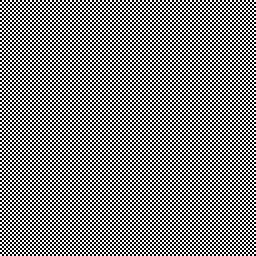
#> input picture assignment3/data/chequerboard.jpg, 256 x 256 px, given in place of uni-bonn.jpg, which was not available
$ python template4.py
#> lines starting #> are read from the running program, lines starting #| are printed output that depends on the picture
"""
Exercise Sheet 2 - Exercise 4
MA-INF 2201 Computer Vision WS26/27
Canny Edge Detector - Template
Python 3.12, OpenCV 5.0.0, NumPy 2.3.3
Image: data/uni-bonn.jpg

Implement the Canny edge detector without using cv2.Canny.
Use cv2.Canny only as a reference for comparison.
"""

from pathlib import Path

import cv2
import matplotlib.pyplot as plt
import numpy as np

ROOT = Path(__file__).resolve().parent
DATA = ROOT / "data"
OUTPUT = ROOT / "results" / "exercise4"
LOW_THRESHOLD = 50
HIGH_THRESHOLD = 100


def load_grayscale(filename):
    image = cv2.imread(str(DATA / filename), cv2.IMREAD_GRAYSCALE)
    if image is None:
        raise FileNotFoundError(f"Missing input image: {DATA / filename}")
    return image


def convolve2d_same(image, kernel, pad_mode="reflect"):
    kh, kw = kernel.shape
    pad_h, pad_w = kh // 2, kw // 2
    padded = np.pad(image.astype(np.float64), ((pad_h, pad_h), (pad_w, pad_w)), mode=pad_mode)
    h, w = image.shape
    out = np.zeros((h, w), dtype=np.float64)
    for i in range(h):
        for j in range(w):
            region = padded[i:i + kh, j:j + kw]
            out[i, j] = np.sum(region * kernel)
    return out

def gaussian_smoothing(image, size=5, sigma=1.0):
    """Apply Gaussian smoothing without using cv2.GaussianBlur."""
    half = size // 2
    ax = np.arange(-half, half + 1, dtype=np.float64)
    xx, yy = np.meshgrid(ax, ax)
    kernel = np.exp(-(xx**2 + yy**2) / (2 * sigma**2))
    kernel /= kernel.sum()
    smoothed = convolve2d_same(image, kernel, pad_mode="reflect")
    return np.clip(smoothed, 0, 255).astype(np.uint8)


def sobel_gradients(image):
    """Compute horizontal and vertical image gradients."""
    sobel_x = np.array([[-1, 0, 1], [-2, 0, 2], [-1, 0, 1]], dtype=np.float64)
    sobel_y = np.array([[-1, -2, -1], [0, 0, 0], [1, 2, 1]], dtype=np.float64)
    dx = convolve2d_same(image, sobel_x, pad_mode="reflect")
    dy = convolve2d_same(image, sobel_y, pad_mode="reflect")
    return dx, dy


def non_maximum_suppression(magnitude, dx, dy):
    """Thin magnitude ridges along the gradient direction."""
    h, w = magnitude.shape
    angle = np.degrees(np.arctan2(dy, dx)) % 180
    thin = np.zeros((h, w), dtype=np.float64)

    for i in range(1, h - 1):
        for j in range(1, w - 1):
            a = angle[i, j]
            if a < 22.5 or a >= 157.5:
                n1, n2 = magnitude[i, j - 1], magnitude[i, j + 1]            # 0 deg
            elif a < 67.5:
                n1, n2 = magnitude[i - 1, j - 1], magnitude[i + 1, j + 1]    # 45 deg
            elif a < 112.5:
                n1, n2 = magnitude[i - 1, j], magnitude[i + 1, j]            # 90 deg
            else:
                n1, n2 = magnitude[i - 1, j + 1], magnitude[i + 1, j - 1]    # 135 deg

            if magnitude[i, j] >= n1 and magnitude[i, j] >= n2:
                thin[i, j] = magnitude[i, j]
    return thin


def hysteresis(thin, low=LOW_THRESHOLD, high=HIGH_THRESHOLD):
    """Keep weak edges only if 8-connected to a strong edge."""
    h, w = thin.shape
    strong = thin >= high
    weak = (thin >= low) & (thin < high)

    result = np.zeros((h, w), dtype=np.uint8)
    visited = np.zeros((h, w), dtype=bool)
    stack = list(zip(*np.nonzero(strong)))
    for i, j in stack:
        result[i, j] = 255
        visited[i, j] = True

    offsets = [(-1, -1), (-1, 0), (-1, 1), (0, -1), (0, 1), (1, -1), (1, 0), (1, 1)]
    while stack:
        i, j = stack.pop()
        for di, dj in offsets:
            ni, nj = i + di, j + dj
            if 0 <= ni < h and 0 <= nj < w and not visited[ni, nj] and weak[ni, nj]:
                result[ni, nj] = 255
                visited[ni, nj] = True
                stack.append((ni, nj))
    return result


def my_canny(image, low=LOW_THRESHOLD, high=HIGH_THRESHOLD):
    """Compute Sobel gradients, gradient magnitude, NMS, and hysteresis."""
    smoothed = gaussian_smoothing(image, size=5, sigma=1.0)
    dx, dy = sobel_gradients(smoothed)
    magnitude = np.sqrt(dx**2 + dy**2)
    thin = non_maximum_suppression(magnitude, dx, dy)
    return hysteresis(thin, low=low, high=high)


def compute_metrics(custom, reference):
    """Compute F1-score and MAD between two binary edge maps."""
    custom_bin = (custom > 0).astype(np.uint8)
    reference_bin = (reference > 0).astype(np.uint8)

    mad = np.mean(np.abs(custom_bin.astype(np.float64) - reference_bin.astype(np.float64)))

    tp = np.sum((custom_bin == 1) & (reference_bin == 1))
    fp = np.sum((custom_bin == 1) & (reference_bin == 0))
    fn = np.sum((custom_bin == 0) & (reference_bin == 1))

    precision = tp / (tp + fp) if (tp + fp) > 0 else 0.0
    recall = tp / (tp + fn) if (tp + fn) > 0 else 0.0
    f1 = 2 * precision * recall / (precision + recall) if (precision + recall) > 0 else 0.0
    return f1, mad


def main():
    OUTPUT.mkdir(parents=True, exist_ok=True)
    image = load_grayscale("uni-bonn.jpg")
#> in load_grayscale, image is the input picture: shape (256, 256); min 0, max 255, mean 127.5

    smoothed = gaussian_smoothing(image, size=5, sigma=1.0)
#> in convolve2d_same, `padded = np.pad(image.astype(np.float64), ((pad_h, pad_h), (pad_w, pad..`:
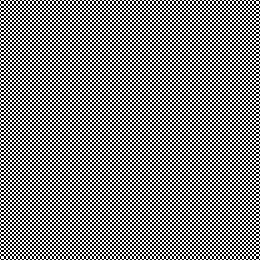
#> padded: shape (260, 260) float64; min 0, max 255, mean 127.5

    custom_edges = my_canny(smoothed, low=LOW_THRESHOLD, high=HIGH_THRESHOLD)
#> call 2 of convolve2d_same, with kernel = array of shape (5, 5), pad_mode = 'reflect'
#> in convolve2d_same (call 2), `padded = np.pad(image.astype(np.float64), ((pad_h, pad_h), (pad_w, pad..`:
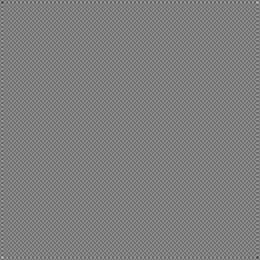
#> padded: shape (260, 260) float64; min 49, max 205, mean 127
#> call 3 of convolve2d_same, with kernel = array of shape (3, 3), pad_mode = 'reflect'
#> after the loop in convolve2d_same (call 3), `for i in range(h):`:
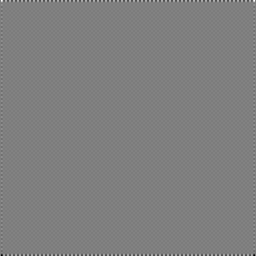
#> out: shape (256, 256) float64; min -100, max 100, mean 0; drawn with min black and max white
#> call 4 of convolve2d_same, with kernel = array of shape (3, 3), pad_mode = 'reflect'
#> after the loop in convolve2d_same (call 4), `for i in range(h):`:
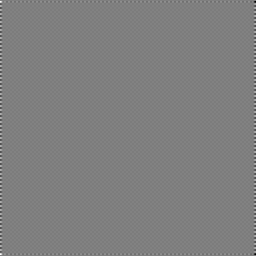
#> out: shape (256, 256) float64; min -100, max 100, mean 0; drawn with min black and max white
#> in my_canny, `magnitude = np.sqrt(dx**2 + dy**2)`:
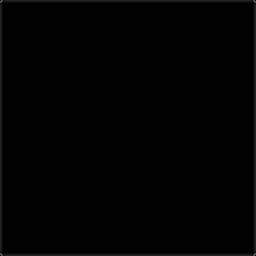
#> magnitude: shape (256, 256) float64; min 0, max 100, mean 3.8
#> in non_maximum_suppression, `angle = np.degrees(np.arctan2(dy, dx)) % 180`:
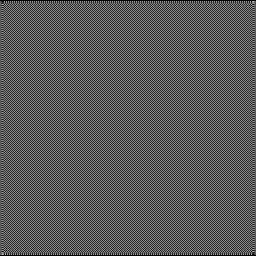
#> angle: shape (256, 256) float64; min 0, max 167.7, mean 89.3
#> after the loop in non_maximum_suppression, `for i in range(1, h - 1):`:
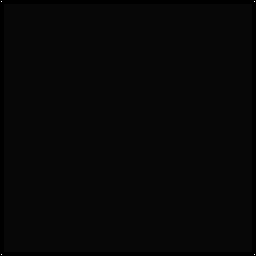
#> thin: shape (256, 256) float64; min 0, max 94.75, mean 2.7; drawn with min black and max white
#> in hysteresis, `strong = thin >= high`: strong: shape (256, 256) bool; every value is 0
#> in hysteresis, `weak = (thin >= low) & (thin < high)`: weak: shape (256, 256) bool; 0.01% white in thin lines or dots
#> in hysteresis, `stack = list(zip(*np.nonzero(strong)))`: stack = []

    reference_edges = cv2.Canny(smoothed, LOW_THRESHOLD, HIGH_THRESHOLD,apertureSize=3, L2gradient=True)
#> reference_edges: shape (256, 256); 0.02% white in thin lines or dots

    f1, mad = compute_metrics(custom_edges, reference_edges)
#> in compute_metrics, `reference_bin = (reference > 0).astype(np.uint8)`: reference_bin: shape (256, 256); values 0 (black) and 1 (white), 0.02% white in thin lines or dots
#> in compute_metrics, `mad = np.mean(np.abs(custom_bin.astype(np.float64) - reference_bin.ast..`: mad = 0.000183
#> in compute_metrics, `tp = np.sum((custom_bin == 1) & (reference_bin == 1))`: tp = 0
#> in compute_metrics, `fn = np.sum((custom_bin == 0) & (reference_bin == 1))`: fn = 12
#> in compute_metrics, `precision = tp / (tp + fp) if (tp + fp) > 0 else 0.0`: precision = 0
#> f1 = 0; mad = 0.000183
    print(f"F1-score: {f1:.4f}")
#| F1-score: 0.0000
    print(f"MAD: {mad:.4f}")
#| MAD: 0.0002

    fig, axes = plt.subplots(1, 3, figsize=(15, 5))
    for ax in axes:
        ax.axis('off')
    axes[0].imshow(image, cmap='gray'); axes[0].set_title("Original")
    axes[1].imshow(custom_edges, cmap='gray'); axes[1].set_title("My Canny")
    axes[2].imshow(reference_edges, cmap='gray'); axes[2].set_title("cv2.Canny")
    plt.tight_layout()
    fig.savefig(OUTPUT / "canny_comparison.png")
    plt.show()

    cv2.imwrite(str(OUTPUT / "my_canny.png"), custom_edges)
    cv2.imwrite(str(OUTPUT / "cv2_canny.png"), reference_edges)


if __name__ == "__main__":
    main()
